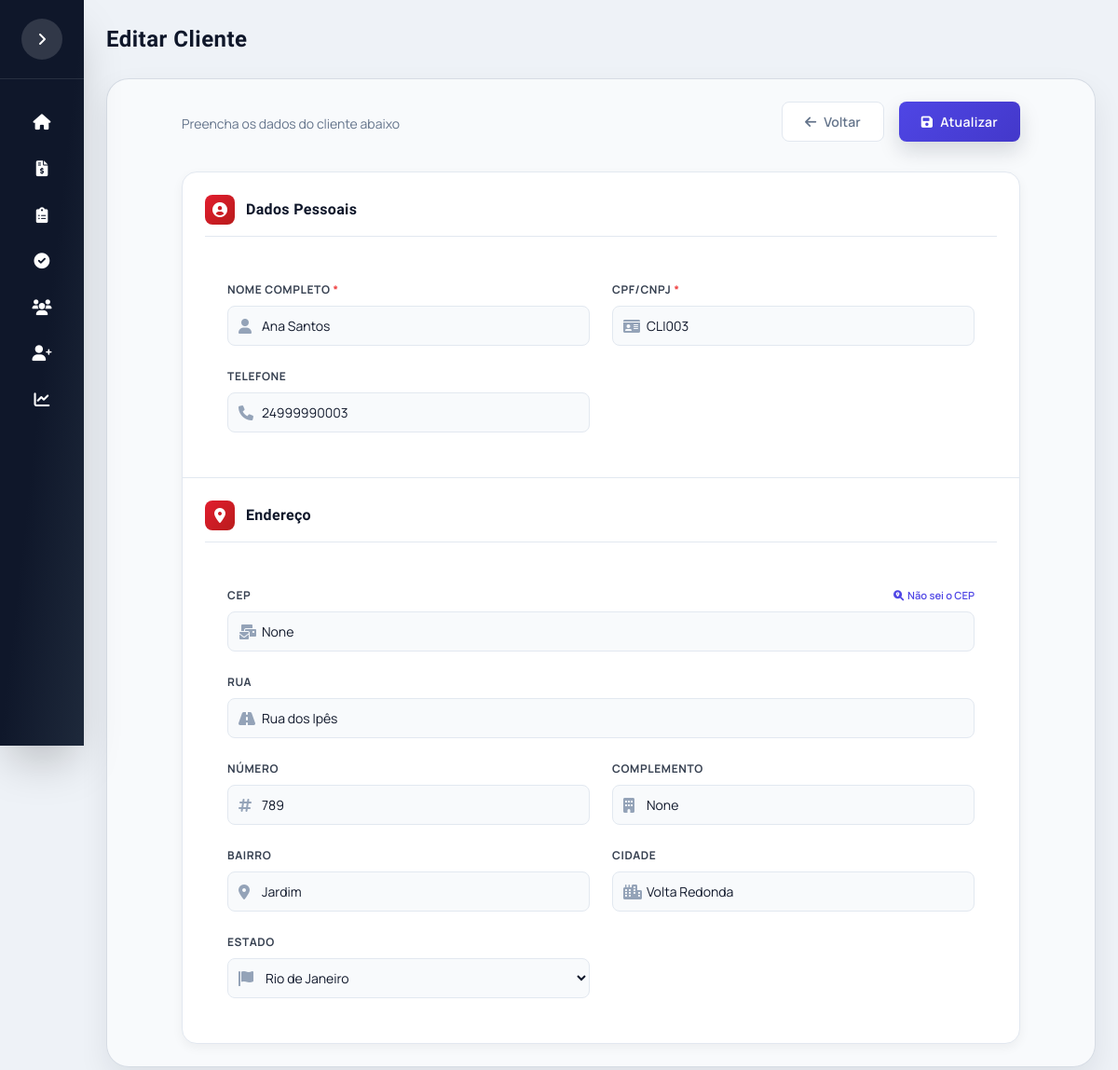
The app's page /editar/3 with its own data.
### app/models.py (models this page shows)
class Cliente(db.Model):
    __tablename__ = "clientes"
    id_cliente = db.Column(db.Integer, primary_key=True, autoincrement=True)
    cod_cliente = db.Column(db.String(20), unique=True, nullable=False)
    nome = db.Column(db.String(120), nullable=False)
    cliente_ativo = db.Column(db.Integer, default=1)
    telefones = db.relationship("TelefoneCliente", backref="cliente", lazy=True, cascade="all, delete-orphan")
    emails = db.relationship("EmailCliente", backref="cliente", lazy=True, cascade="all, delete-orphan")
    enderecos = db.relationship("EnderecoCliente", backref="cliente", lazy=True, cascade="all, delete-orphan")
    veiculos = db.relationship("Veiculo", backref="cliente", lazy=True, cascade="all, delete-orphan")

class TelefoneCliente(db.Model):
    __tablename__ = "telefones_cliente"
    id_telefone = db.Column(db.Integer, primary_key=True, autoincrement=True)
    id_cliente = db.Column(db.Integer, db.ForeignKey("clientes.id_cliente"), nullable=False)
    telefone = db.Column(db.String(20), nullable=False)

class EnderecoCliente(db.Model):
    __tablename__ = "enderecos_cliente"
    id_endereco = db.Column(db.Integer, primary_key=True, autoincrement=True)
    id_cliente = db.Column(db.Integer, db.ForeignKey("clientes.id_cliente"), nullable=False)
    rua = db.Column(db.String(150))
    numero = db.Column(db.String(10))
    bairro = db.Column(db.String(100))
    cidade = db.Column(db.String(100))
    estado = db.Column(db.String(2))
    cep = db.Column(db.String(8))
    complemento = db.Column(db.String(100))

### app/routes.py (the view)
@main.route("/editar/<int:id_cliente>")
def editar_cliente(id_cliente):
    cliente = Cliente.query.get_or_404(id_cliente)
    return render_template(
        "form_cliente.html",
        titulo="Editar Cliente",
        botao="Atualizar",
        acao="main.atualizar_cliente",
        cliente=cliente
    )

### templates/form_cliente.html (shortened to what this page needs)
{% extends "base.html" %}
{% block page_title %}
{{ titulo }}
{% endblock %}
{% block content %}
<div class="cliente-form-container">
    <div class="screen-header">
        <div>
            <p class="screen-subtitle">Preencha os dados do cliente abaixo</p>
        </div>
        <div class="header-actions">
            <a href="{{ url_for('main.listar_clientes') }}" class="btn-outline">
                <i class="fas fa-arrow-left"></i> Voltar
            </a>
            <button type="submit" form="formCliente" class="btn-primary">
                <i class="fas fa-save"></i> {{ botao }}
            </button>
        </div>
    </div>
    <div class="form-card-principal">
        <form id="formCliente" method="POST" action="
            {%- if acao == 'main.salvar_cliente' -%}
                {{ url_for('main.salvar_cliente') }}
            {%- else -%}
                {{ url_for('main.atualizar_cliente', id_cliente=cliente.id_cliente) }}
            {%- endif -%}
        ">
            <div class="form-section">
                <div class="section-header">
                    <div class="section-icon">
                        <i class="fas fa-user-circle"></i>
                    </div>
                    <h3>Dados Pessoais</h3>
                </div>
                <div class="form-grid">
                    <div class="input-group">
                        <label for="nome">Nome Completo <span class="required">*</span></label>
                        <div class="input-icon">
                            <input type="text" id="nome" name="nome" class="form-input"
                                value="{{ cliente.nome if cliente else '' }}" required
                                placeholder="Digite o nome completo">
                        </div>
                    </div>
                    <div class="input-group">
                        <label for="cod_cliente">CPF/CNPJ <span class="required">*</span></label>
                        <div class="input-icon">
                            <input type="text" id="cod_cliente" name="cod_cliente" class="form-input"
                                value="{{ cod_cliente or (cliente.cod_cliente if cliente else '') }}"
                                placeholder="000.000.000-00 ou 00.000.000/0000-00">
                        </div>
                    </div>
                    <div class="input-group">
                        <label for="telefone">Telefone</label>
                        <div class="input-icon">
                            <input type="text" id="telefone" name="telefone" class="form-input"
                                value="{{ cliente.telefones[0].telefone if cliente and cliente.telefones else '' }}"
                                placeholder="(00) 00000-0000">
                        </div>
                    </div>
                </div>
            </div>
            <div class="form-section">
                <div class="section-header">
                    <div class="section-icon">
                        <i class="fas fa-map-marker-alt"></i>
                    </div>
                    <h3>Endereço</h3>
                </div>
                <div class="form-grid">
                    <div class="input-group full-width">
                        <div style="display: flex; justify-content: space-between; align-items: center;">
                            <label for="cep">CEP</label>
                            <a href="https://buscacepinter.correios.com.br/app/endereco/index.php" target="_blank"
                                class="cep-link">
                                <i class="fas fa-search-location"></i> Não sei o CEP
                            </a>
                        </div>
                        <div class="input-icon">
                            <input type="text" id="cep" name="cep" class="form-input"
                                value="{{ cliente.enderecos[0].cep if cliente and cliente.enderecos else '' }}"
                                placeholder="00000-000">
                        </div>
                    </div>
                    <div class="input-group full-width">
                        <label for="rua">Rua</label>
                        <div class="input-icon">
                            <input type="text" id="rua" name="rua" class="form-input"
                                value="{{ cliente.enderecos[0].rua if cliente and cliente.enderecos else '' }}"
                                placeholder="Digite o logradouro">
                        </div>
                    </div>
                    <div class="input-group">
                        <label for="numero">Número</label>
                        <div class="input-icon">
                            <input type="text" id="numero" name="numero" class="form-input"
                                value="{{ cliente.enderecos[0].numero if cliente and cliente.enderecos else '' }}"
                                placeholder="Nº">
                        </div>
                    </div>
                    <div class="input-group">
                        <label for="complemento">Complemento</label>
                        <div class="input-icon">
                            <input type="text" id="complemento" name="complemento" class="form-input"
                                value="{{ cliente.enderecos[0].complemento if cliente and cliente.enderecos else '' }}"
                                placeholder="Apto, Bloco, etc">
                        </div>
                    </div>
                    <div class="input-group">
                        <label for="bairro">Bairro</label>
                        <div class="input-icon">
                            <input type="text" id="bairro" name="bairro" class="form-input"
                                value="{{ cliente.enderecos[0].bairro if cliente and cliente.enderecos else '' }}"
                                placeholder="Digite o bairro">
                        </div>
                    </div>
                    <div class="input-group">
                        <label for="cidade">Cidade</label>
                        <div class="input-icon">
                            <input type="text" id="cidade" name="cidade" class="form-input"
                                value="{{ cliente.enderecos[0].cidade if cliente and cliente.enderecos else '' }}"
                                placeholder="Digite a cidade">
                        </div>
                    </div>
                    <div class="input-group">
                        <label for="estado">Estado</label>
                        <div class="input-icon">
                            <select id="estado" name="estado" class="form-select">
                                <option value="RJ" {% if cliente and cliente.enderecos and
                                    cliente.enderecos[0].estado=='RJ' %}selected{% endif %}>Rio de Janeiro</option>
                            </select>
                        </div>
                    </div>
                </div>
            </div>
        </form>
    </div>
</div>
{% endblock %}

### static/css/estilo.css (style rules this page uses)
:root { --brand-red: #e11d2e; --brand-red-dark: #b91c1c; --brand-blue: #1e3a8a; --ink: #0f172a; --muted: #475569; --panel: #f8fafc; --line: #e2e8f0; --accent: #10b981; --primary: #4f46e5; --primary-dark: #4338ca; --primary-light: #818cf8; --success: #10b981; --warning: #f59e0b; --danger: #ef4444; --info: #3b82f6; --sidebar-width: 280px; --sidebar-collapsed: 90px; --radius-card: 1.25rem; --radius-lg: 1rem; --radius-md: 0.75rem; --shadow-sm: 0 1px 2px 0 rgb(0 0 0 / 0.05); --shadow-md: 0 4px 6px -1px rgb(0 0 0 / 0.1); --shadow-lg: 0 10px 15px -3px rgb(0 0 0 / 0.1); --shadow-xl: 0 20px 25px -5px rgb(0 0 0 / 0.1); }
* { margin: 0; padding: 0; box-sizing: border-box; }
body { background: radial-gradient(circle at top, #e2e8f0 0%, #cbd5e1 55%, #e2e8f0 100%); font-family: 'Manrope', system-ui, sans-serif; color: var(--ink); min-height: 100vh; overflow-x: hidden; }
h1, h2, h3, .title-font { font-family: 'Barlow Condensed', 'Manrope', system-ui, sans-serif; letter-spacing: 0.02em; }
.screen-header { display: flex; flex-wrap: wrap; align-items: center; justify-content: space-between; gap: 1rem; margin-bottom: 1.5rem; }
.screen-subtitle { color: #64748b; font-size: 0.95rem; margin-top: 0.25rem; }
.btn-primary { background: linear-gradient(135deg, var(--brand-red) 0%, var(--brand-red-dark) 60%, var(--brand-blue) 100%); transition: all 0.2s; box-shadow: 0 10px 22px rgba(15,23,42,0.15); letter-spacing: 0.02em; display: inline-flex; align-items: center; gap: 0.5rem; padding: 0.75rem 1.5rem; border-radius: 0.75rem; font-weight: 600; font-size: 0.875rem; cursor: pointer; text-decoration: none; color: white; border: none; }
.btn-outline { border: 1px solid #cbd5e1; background: #f8fafc; color: #1f2937; transition: all 0.2s; display: inline-flex; align-items: center; gap: 0.5rem; padding: 0.75rem 1.5rem; border-radius: 0.75rem; font-weight: 600; font-size: 0.875rem; cursor: pointer; text-decoration: none; }
.header-actions { display: flex; gap: 1rem; }
.form-grid { padding: 1.5rem; gap: 1.5rem; }
.input-group { display: flex; flex-direction: column; gap: 0.5rem; }
.input-group label { font-size: 0.875rem; font-weight: 600; color: #374151; }
.required { color: #ef4444; }
.input-icon { position: relative; }
.form-input, .form-select, .form-textarea { width: 100%; padding: 0.625rem 0.75rem 0.625rem 2.25rem; border: 1px solid #cbd5e1; border-radius: 0.85rem; font-size: 0.875rem; transition: all 0.2s; background: #f8fafc; color: #0f172a; }
.full-width { grid-column: span 2; }

### records on screen
Cliente: nome "Ana Santos", cod_cliente "CLI003"
TelefoneCliente: telefone "24999990003"
EnderecoCliente: cep "None", rua "Rua dos Ipês", numero "789", complemento "None", bairro "Jardim", cidade "Volta Redonda", estado "Rio de Janeiro"

### other values on screen
{{ titulo }} "Editar Cliente"
{{ botao }} "Atualizar"
